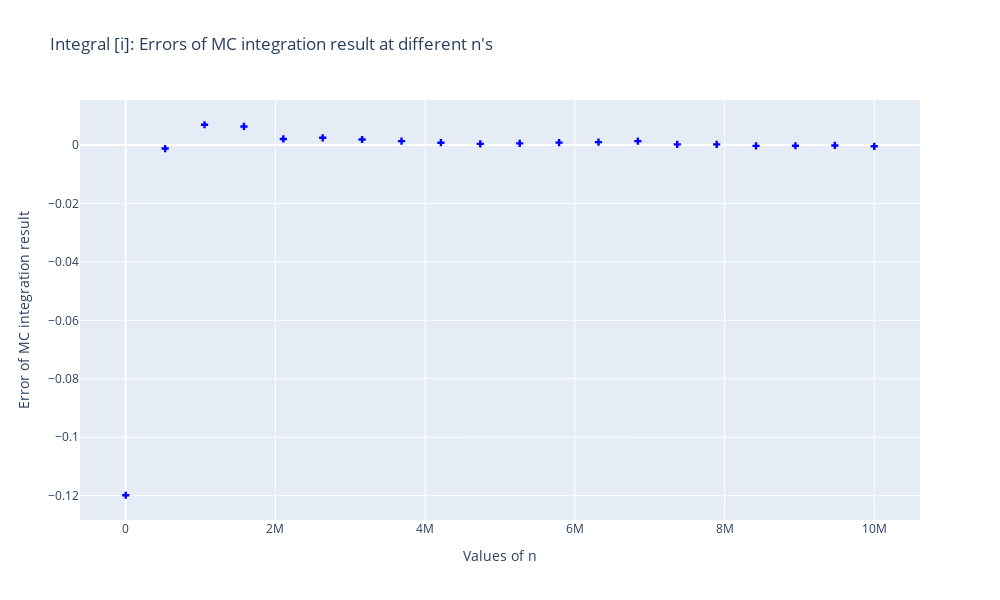

The notebook cell saved with this chart:
### Code cell
# Plot the final errors at different n's - Integral i
fig = px.scatter(
    errors, x='n', y='Error i', 
    labels={'n': 'Values of n', 'Error i': 'Error of MC integration result'},
    title="Integral [i]: Errors of MC integration result at different n's"
     ).update_traces(mode='markers', marker=dict(symbol='cross', color='blue'))
fig.show()

### Figure 1 — Plotly figure (JSON) as saved in the notebook; plotly's stock layout.template omitted (floating-point values rounded to 4 significant figures)
{"data": [{"hovertemplate": "Values of n=%{x}<br>Error of MC integration result=%{y}<extra></extra>", "legendgroup": "", "marker": {"color": "blue", "symbol": "cross"}, "mode": "markers", "name": "", "orientation": "v", "showlegend": false, "type": "scatter", "x": [1000, 527263, 1053526, 1579789, 2106052, 2632315, 3158578, 3684842, 4211105, 4737368, 5263631, 5789894, 6316157, 6842421, 7368684, 7894947, 8421210, 8947473, 9473736, 10000000], "xaxis": "x", "y": [-0.1199, -0.001221, 0.006929, 0.006354, 0.002062, 0.00246, 0.001873, 0.001329, 0.0007851, 0.0003693, 0.0005632, 0.0008228, 0.000971, 0.001312, 0.0002039, 0.0002015, -0.0002864, -0.0002544, -0.0001535, -0.0004531], "yaxis": "y"}], "layout": {"height": 600, "legend": {"tracegroupgap": 0}, "title": {"text": "Integral [i]: Errors of MC integration result at different n's"}, "width": 1000, "xaxis": {"anchor": "y", "domain": [0, 1], "title": {"text": "Values of n"}}, "yaxis": {"anchor": "x", "domain": [0, 1], "title": {"text": "Error of MC integration result"}}}}
